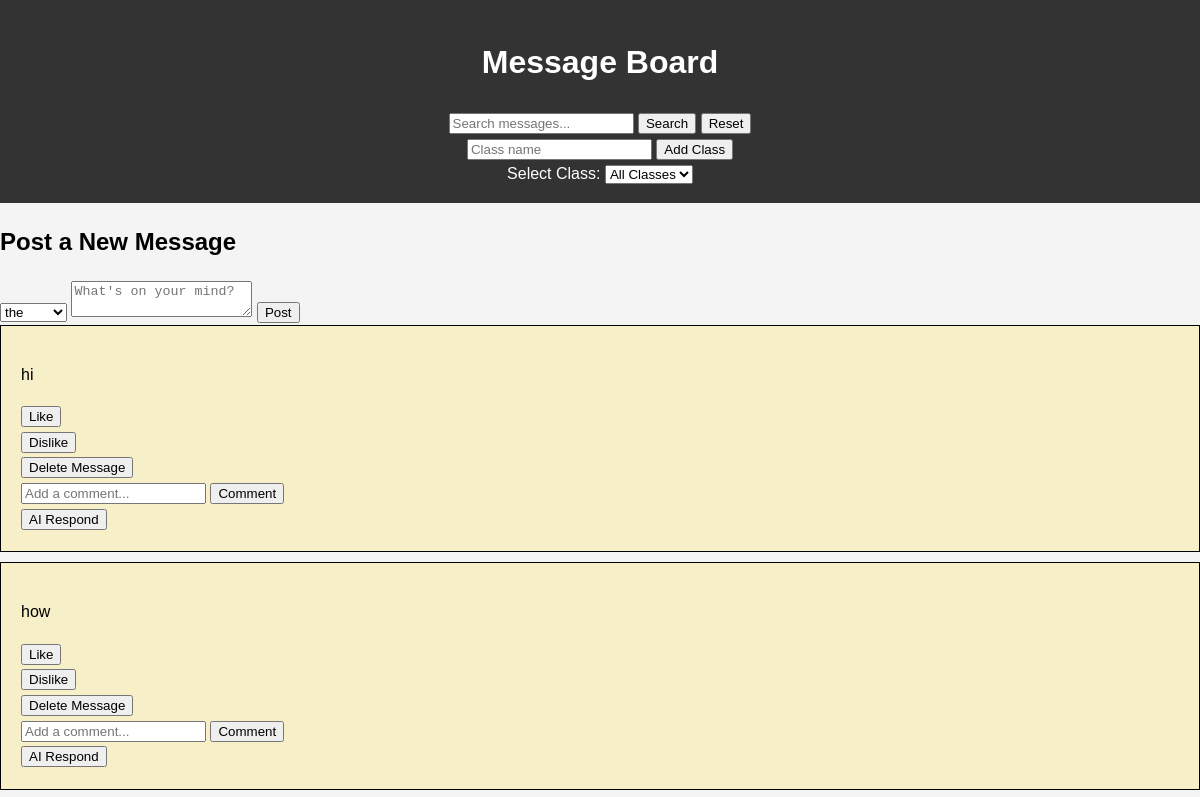
The page /dashboard (signed in, upper part) on the database as committed earlier.
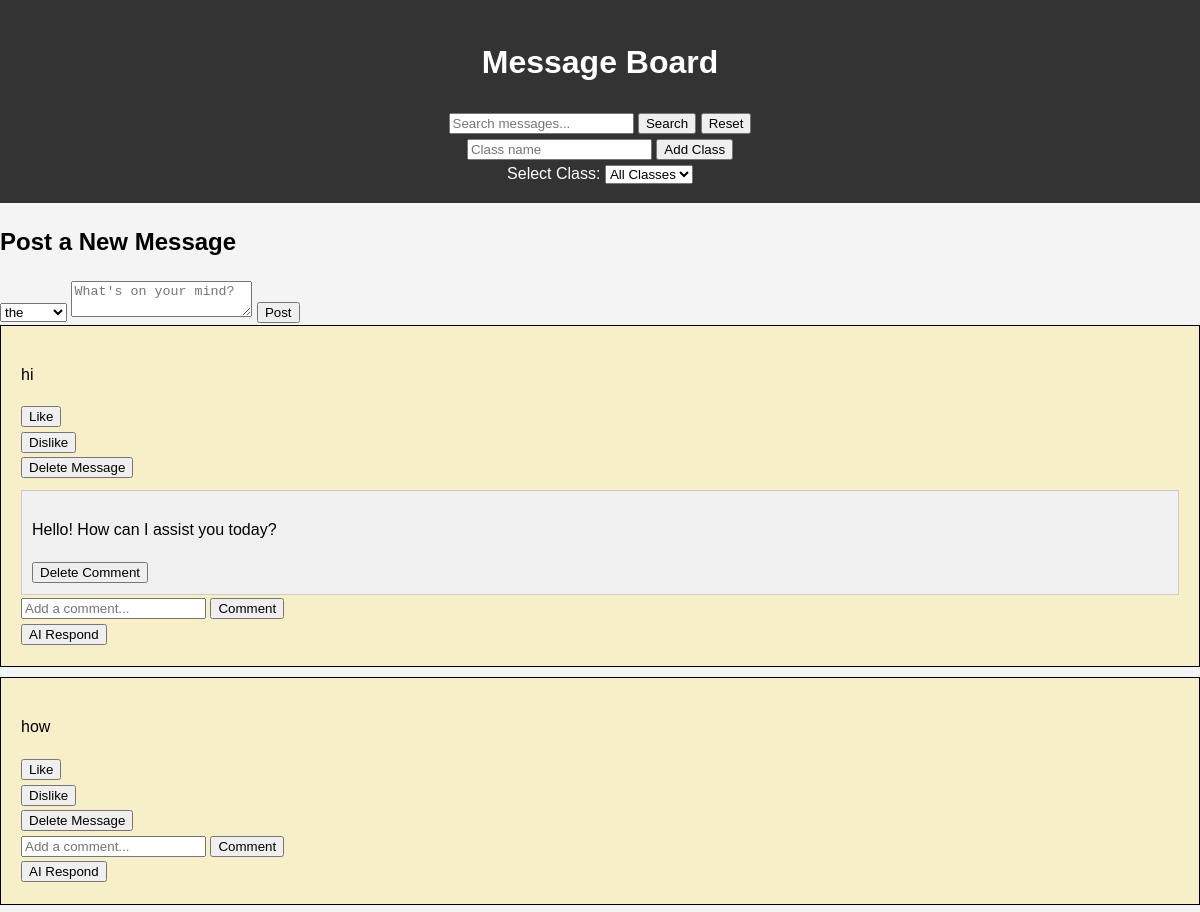
The same page on the database as committed later.
### tables this page shows
CREATE TABLE messages (
                                  id INTEGER PRIMARY KEY AUTOINCREMENT,
                                  content TEXT NOT NULL,
                                  user_id INTEGER NOT NULL, class_id INTEGER REFERENCES classes(id),
                                  FOREIGN KEY (user_id) REFERENCES users (id)
                              );

CREATE TABLE comments (
                                  id INTEGER PRIMARY KEY AUTOINCREMENT,
                                  content TEXT NOT NULL,
                                  message_id INTEGER NOT NULL,
                                  user_id INTEGER NOT NULL,
                                  FOREIGN KEY (message_id) REFERENCES messages (id),
                                  FOREIGN KEY (user_id) REFERENCES users (id)
                              );

### app.py (the view)
@app.route('/dashboard')
def dashboard():
    if 'user_id' not in session:
        return redirect(url_for('login'))
    class_id = request.args.get('class_id')
    selected_class_id = int(class_id) if class_id else None
    conn = create_connection()
    cur = conn.cursor()
    cur.execute("SELECT * FROM classes")
    classes = cur.fetchall()
    if selected_class_id:
        cur.execute("SELECT id, content, user_id FROM messages WHERE class_id = ? ORDER BY id DESC", (selected_class_id,))
    else:
        cur.execute("SELECT id, content, user_id FROM messages ORDER BY id DESC")
    messages = [{'id': row[0], 'content': row[1], 'user_id': row[2], 'comments': []} for row in cur.fetchall()]
    for message in messages:
        cur.execute("SELECT content, user_id FROM comments WHERE message_id = ?", (message['id'],))
        comments = [{'content': row[0], 'user_id': row[1]} for row in cur.fetchall()]
        message['comments'] = comments
    conn.close()
    return render_template('dashboard.html', messages=messages, classes=classes, selected_class_id=selected_class_id)

### database.py (called while the page is built)
def create_connection():
    conn = sqlite3.connect('message_board.db')
    conn.row_factory = sqlite3.Row
    return conn

### templates/dashboard.html (shortened to what this page needs)
<!DOCTYPE html>
<html lang="en">
<head>
    <link rel="stylesheet" href="{{ url_for('static', filename='css/style.css') }}">
</head>
<body>
    <header class="site-header">
        <div class="header-main">
            <h1>{{ selected_class_name if selected_class_name else "Message Board" }}</h1>
            <form action="{{ url_for('search_messages') }}" method="get" class="search-form">
                <input type="text" name="query" placeholder="Search messages..." required>
                <button type="submit">Search</button>
                <button type="reset" class="reset-button">Reset</button>
            </form>
        </div>
        <form action="{{ url_for('add_class') }}" method="post" class="add-class-form">
            <input type="text" name="class_name" placeholder="Class name" required>
            <button type="submit">Add Class</button>
        </form>
        <form action="{{ url_for('dashboard') }}" method="get" id="class-selector-form">
            <label for="class_id">Select Class:</label>
            <select name="class_id" id="class_id" onchange="document.getElementById('class-selector-form').submit();">
                <option value="">All Classes</option>
            </select>
        </form>
    </header>
    <section>
        <h2>Post a New Message</h2>
        <form action="{{ url_for('post_message') }}" method="post">
            <select name="class_id">
                {% for class in classes %}
                <option value="{{ class['id'] }}" {% if selected_class_id == class['id'] %}selected{% endif %}>{{ class['name'] }}</option>
                {% endfor %}
            </select>
            <textarea name="content" placeholder="What's on your mind?" required></textarea>
            <button type="submit">Post</button>
        </form>
    </section>
    <section class="messages">
        {% for message in messages %}
        <div class="message-box">
            <div class="message-content">
                <p>{{ message.content }}</p>
                <div class="actions">
                    <form action="/like/{{ message.id }}" method="post"><button type="submit">Like</button></form>
                    <form action="/dislike/{{ message.id }}" method="post"><button type="submit">Dislike</button></form>
                    <form action="/delete_message/{{ message.id }}" method="post">
                        <button type="submit">Delete Message</button>
                    </form>
                </div>
            </div>
            <div class="comments">
                {% for comment in message.comments %}
                <div class="comment-box">
                    <p>{{ comment.content }}</p>
                    <form action="/delete_comment/{{ comment.id }}" method="post">
                        <button type="submit">Delete Comment</button>
                    </form>
                </div>
                {% endfor %}
                <form action="/comment/{{ message.id }}" method="post" class="comment-form">
                    <input type="text" name="content" required placeholder="Add a comment...">
                    <button type="submit">Comment</button>
                </form>
            </div>
            <form action="{{ url_for('generate_ai_response', message_id=message.id) }}" method="post">
                <button type="submit">AI Respond</button>
            </form>
        </div>
        {% endfor %}
    </section>
</html>

### static/css/style.css (style rules this page uses)
body { font-family: Arial, sans-serif; line-height: 1.6; margin: 0; padding: 0; background: #f4f4f4; }
header { background: #333; color: #fff; padding: 1rem 0; text-align: center; }
.messages { margin: 0; padding: 0; list-style: none; }
.message-box { border: 1px solid black; padding: 20px; margin-bottom: 10px; background-color: rgba(255, 217, 4, 0.18); }
.comment-box { border: 1px solid #ccc; padding: 10px; margin-top: 10px; background-color: #f0f0f0; }

Rows that differ between the two databases and show on the page:
added comments: content "Hello! How can I assist you today?", shown under messages "hi"
